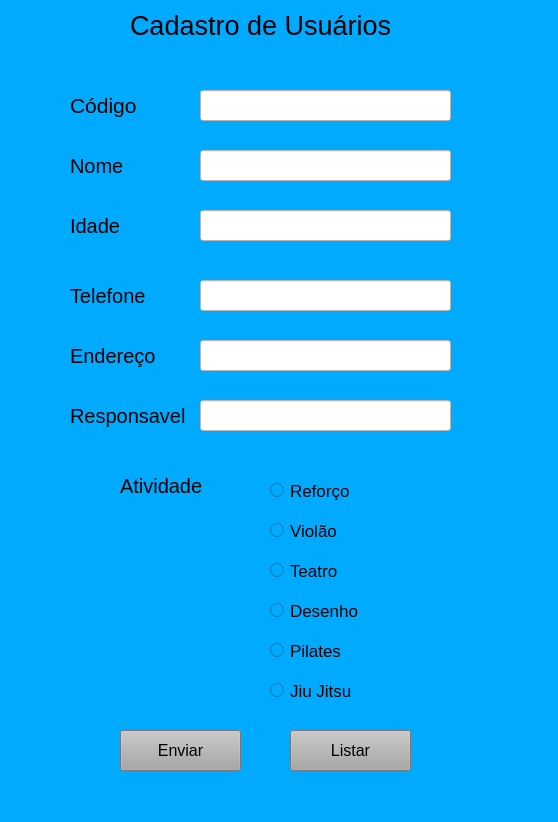
<?xml version="1.0" encoding="UTF-8"?>
<ui version="4.0">
 <class>MainWindow</class>
 <widget class="QMainWindow" name="MainWindow">
  <property name="geometry">
   <rect>
    <x>0</x>
    <y>0</y>
    <width>558</width>
    <height>822</height>
   </rect>
  </property>
  <property name="windowTitle">
   <string>Cadastro</string>
  </property>
  <property name="styleSheet">
   <string notr="true">background-color: rgb(0, 170, 255);</string>
  </property>
  <widget class="QWidget" name="centralwidget">
   <widget class="QLabel" name="label">
    <property name="geometry">
     <rect>
      <x>130</x>
      <y>10</y>
      <width>261</width>
      <height>31</height>
     </rect>
    </property>
    <property name="font">
     <font>
      <pointsize>20</pointsize>
     </font>
    </property>
    <property name="text">
     <string>Cadastro de Usuários</string>
    </property>
   </widget>
   <widget class="QLabel" name="label_2">
    <property name="geometry">
     <rect>
      <x>70</x>
      <y>90</y>
      <width>71</width>
      <height>31</height>
     </rect>
    </property>
    <property name="font">
     <font>
      <pointsize>16</pointsize>
      <weight>50</weight>
      <bold>false</bold>
     </font>
    </property>
    <property name="text">
     <string>Código</string>
    </property>
   </widget>
   <widget class="QLabel" name="label_3">
    <property name="geometry">
     <rect>
      <x>70</x>
      <y>150</y>
      <width>101</width>
      <height>31</height>
     </rect>
    </property>
    <property name="font">
     <font>
      <pointsize>15</pointsize>
     </font>
    </property>
    <property name="text">
     <string>Nome</string>
    </property>
   </widget>
   <widget class="QLabel" name="label_4">
    <property name="geometry">
     <rect>
      <x>70</x>
      <y>210</y>
      <width>71</width>
      <height>31</height>
     </rect>
    </property>
    <property name="font">
     <font>
      <pointsize>15</pointsize>
     </font>
    </property>
    <property name="text">
     <string>Idade</string>
    </property>
   </widget>
   <widget class="QLineEdit" name="lineEdit">
    <property name="geometry">
     <rect>
      <x>200</x>
      <y>90</y>
      <width>251</width>
      <height>31</height>
     </rect>
    </property>
    <property name="styleSheet">
     <string notr="true">background-color: rgb(255, 255, 255);</string>
    </property>
   </widget>
   <widget class="QLineEdit" name="lineEdit_2">
    <property name="geometry">
     <rect>
      <x>200</x>
      <y>150</y>
      <width>251</width>
      <height>31</height>
     </rect>
    </property>
    <property name="styleSheet">
     <string notr="true">background-color: rgb(255, 255, 255);</string>
    </property>
   </widget>
   <widget class="QLineEdit" name="lineEdit_3">
    <property name="geometry">
     <rect>
      <x>200</x>
      <y>210</y>
      <width>251</width>
      <height>31</height>
     </rect>
    </property>
    <property name="styleSheet">
     <string notr="true">background-color: rgb(255, 255, 255);</string>
    </property>
   </widget>
   <widget class="QRadioButton" name="radioButton">
    <property name="geometry">
     <rect>
      <x>270</x>
      <y>480</y>
      <width>121</width>
      <height>21</height>
     </rect>
    </property>
    <property name="font">
     <font>
      <pointsize>13</pointsize>
     </font>
    </property>
    <property name="text">
     <string>Reforço</string>
    </property>
   </widget>
   <widget class="QLabel" name="label_8">
    <property name="geometry">
     <rect>
      <x>120</x>
      <y>470</y>
      <width>101</width>
      <height>31</height>
     </rect>
    </property>
    <property name="font">
     <font>
      <pointsize>15</pointsize>
     </font>
    </property>
    <property name="text">
     <string>Atividade</string>
    </property>
   </widget>
   <widget class="QRadioButton" name="radioButton_2">
    <property name="geometry">
     <rect>
      <x>270</x>
      <y>520</y>
      <width>121</width>
      <height>21</height>
     </rect>
    </property>
    <property name="font">
     <font>
      <pointsize>13</pointsize>
     </font>
    </property>
    <property name="text">
     <string>Violão</string>
    </property>
   </widget>
   <widget class="QRadioButton" name="radioButton_3">
    <property name="geometry">
     <rect>
      <x>270</x>
      <y>560</y>
      <width>121</width>
      <height>21</height>
     </rect>
    </property>
    <property name="font">
     <font>
      <pointsize>13</pointsize>
     </font>
    </property>
    <property name="text">
     <string>Teatro</string>
    </property>
   </widget>
   <widget class="QPushButton" name="pushButton">
    <property name="geometry">
     <rect>
      <x>120</x>
      <y>730</y>
      <width>121</width>
      <height>41</height>
     </rect>
    </property>
    <property name="font">
     <font>
      <pointsize>12</pointsize>
     </font>
    </property>
    <property name="styleSheet">
     <string notr="true">background-color: rgb(167, 167, 167);</string>
    </property>
    <property name="text">
     <string>Enviar</string>
    </property>
   </widget>
   <widget class="QLineEdit" name="lineEdit_5">
    <property name="geometry">
     <rect>
      <x>200</x>
      <y>340</y>
      <width>251</width>
      <height>31</height>
     </rect>
    </property>
    <property name="styleSheet">
     <string notr="true">background-color: rgb(255, 255, 255);</string>
    </property>
   </widget>
   <widget class="QLineEdit" name="lineEdit_4">
    <property name="geometry">
     <rect>
      <x>200</x>
      <y>280</y>
      <width>251</width>
      <height>31</height>
     </rect>
    </property>
    <property name="styleSheet">
     <string notr="true">background-color: rgb(255, 255, 255);</string>
    </property>
   </widget>
   <widget class="QLabel" name="label_5">
    <property name="geometry">
     <rect>
      <x>70</x>
      <y>280</y>
      <width>101</width>
      <height>31</height>
     </rect>
    </property>
    <property name="font">
     <font>
      <pointsize>15</pointsize>
     </font>
    </property>
    <property name="text">
     <string>Telefone</string>
    </property>
   </widget>
   <widget class="QLabel" name="label_6">
    <property name="geometry">
     <rect>
      <x>70</x>
      <y>340</y>
      <width>101</width>
      <height>31</height>
     </rect>
    </property>
    <property name="font">
     <font>
      <pointsize>15</pointsize>
     </font>
    </property>
    <property name="text">
     <string>Endereço</string>
    </property>
   </widget>
   <widget class="QLabel" name="label_7">
    <property name="geometry">
     <rect>
      <x>70</x>
      <y>400</y>
      <width>121</width>
      <height>31</height>
     </rect>
    </property>
    <property name="font">
     <font>
      <pointsize>15</pointsize>
     </font>
    </property>
    <property name="text">
     <string>Responsavel</string>
    </property>
   </widget>
   <widget class="QLineEdit" name="lineEdit_6">
    <property name="geometry">
     <rect>
      <x>200</x>
      <y>400</y>
      <width>251</width>
      <height>31</height>
     </rect>
    </property>
    <property name="styleSheet">
     <string notr="true">background-color: rgb(255, 255, 255);</string>
    </property>
   </widget>
   <widget class="QRadioButton" name="radioButton_4">
    <property name="geometry">
     <rect>
      <x>270</x>
      <y>600</y>
      <width>121</width>
      <height>21</height>
     </rect>
    </property>
    <property name="font">
     <font>
      <pointsize>13</pointsize>
     </font>
    </property>
    <property name="text">
     <string>Desenho</string>
    </property>
   </widget>
   <widget class="QRadioButton" name="radioButton_5">
    <property name="geometry">
     <rect>
      <x>270</x>
      <y>640</y>
      <width>121</width>
      <height>21</height>
     </rect>
    </property>
    <property name="font">
     <font>
      <pointsize>13</pointsize>
     </font>
    </property>
    <property name="text">
     <string>Pilates</string>
    </property>
   </widget>
   <widget class="QRadioButton" name="radioButton_6">
    <property name="geometry">
     <rect>
      <x>270</x>
      <y>680</y>
      <width>121</width>
      <height>21</height>
     </rect>
    </property>
    <property name="font">
     <font>
      <pointsize>13</pointsize>
     </font>
    </property>
    <property name="text">
     <string>Jiu Jitsu</string>
    </property>
   </widget>
   <widget class="QPushButton" name="pushButton_2">
    <property name="geometry">
     <rect>
      <x>290</x>
      <y>730</y>
      <width>121</width>
      <height>41</height>
     </rect>
    </property>
    <property name="font">
     <font>
      <pointsize>12</pointsize>
     </font>
    </property>
    <property name="styleSheet">
     <string notr="true">background-color: rgb(167, 167, 167);</string>
    </property>
    <property name="text">
     <string>Listar</string>
    </property>
   </widget>
  </widget>
  <widget class="QMenuBar" name="menubar">
   <property name="geometry">
    <rect>
     <x>0</x>
     <y>0</y>
     <width>558</width>
     <height>21</height>
    </rect>
   </property>
  </widget>
  <widget class="QStatusBar" name="statusbar"/>
 </widget>
 <resources/>
 <connections/>
</ui>
